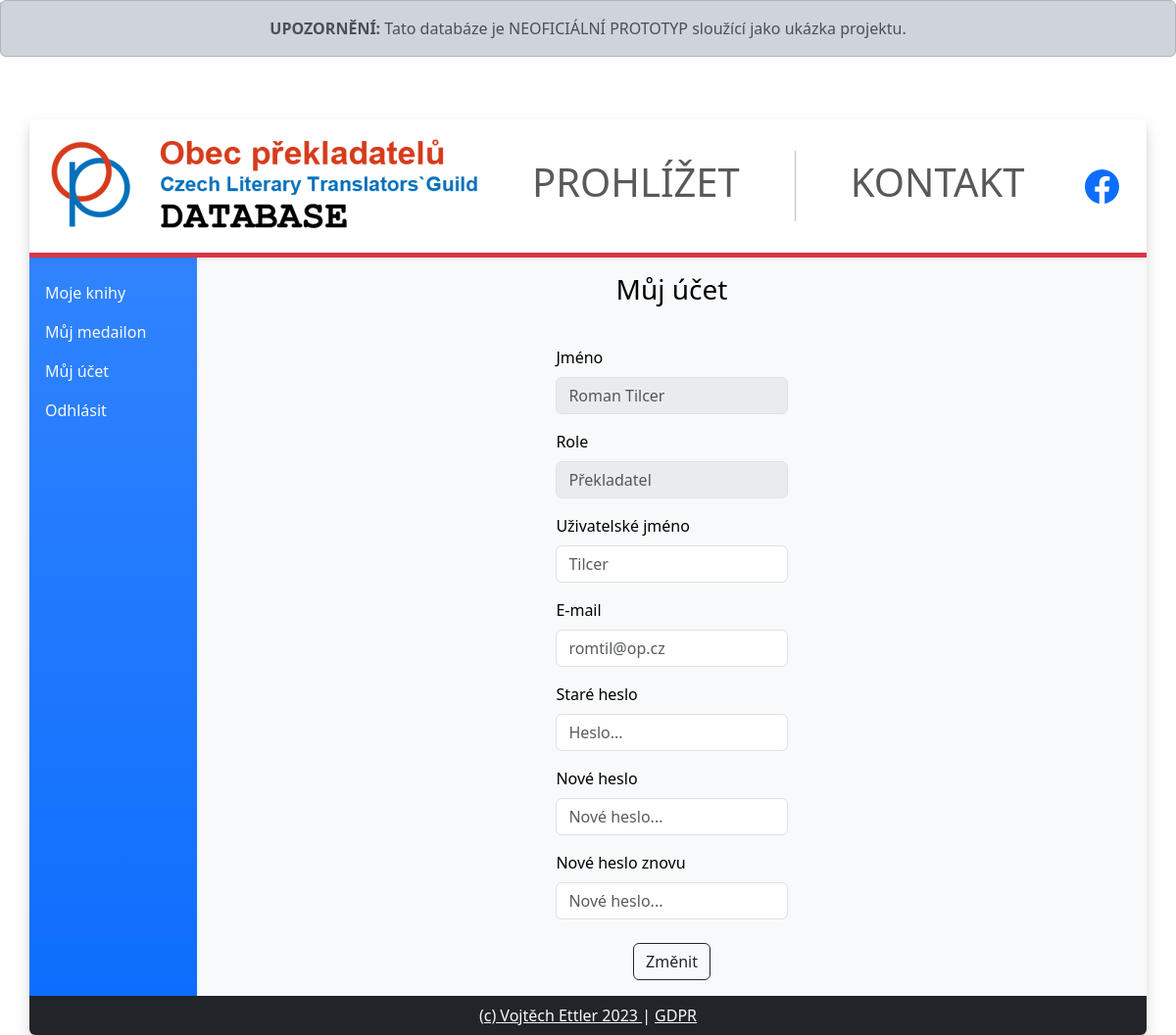
/my_account (signed in), run on the app's committed database.
### tables this page shows
CREATE TABLE "users" ("id" INTEGER PRIMARY KEY NOT NULL, "username" TEXT, "password" TEXT, "name" TEXT, email TEXT, "rights" INTEGER);

### app.py (the view)
@app.route("/my_account", methods=["GET", "POST"])
@login_required
def my_account():
    name, username, password, email, role = get_user_data(session["user_id"])
    if request.method == "POST":
        username = change_user_name(username, session["user_id"])
        email = change_user_email(email, session["user_id"])
        password = change_user_pass(password, session["user_id"])
        return render_template("my_account.html",
                               name=name, username=username,
                               email=email, role=role)
    else:
        return render_template("my_account.html",
                               name=name, username=username,
                               email=email, role=role)

### app.py (called while the page is built)
@app.after_request
def after_request(response):
    response.headers["Cache-Control"] = "no-cache, no-store, must-revalidate"
    response.headers["Expires"] = 0
    response.headers["Pragma"] = "no-cache"
    return response

### user.py (called while the page is built)
def get_user_data(user_id):
    name = db.execute("SELECT name FROM users WHERE id=?",
                      user_id)[0]["name"]
    username = db.execute("SELECT username FROM users WHERE id=?",
                          user_id)[0]["username"]
    password = db.execute("SELECT password FROM users WHERE id=?",
                          user_id)[0]["password"]
    email = db.execute("SELECT email FROM users WHERE id=?",
                       user_id)[0]["email"]
    if db.execute("SELECT rights FROM users WHERE id=?",
                  user_id)[0]["rights"] == 0:
        role = "Překladatel"
    else:
        role = "Administrátor"
    return name, username, password, email, role

def login_required(f):
    @wraps(f)
    def decorated_function(*args, **kwargs):
        if session.get("user_id") is None:
            flash("Musíte se přihlásit.")
            return redirect("/")
        return f(*args, **kwargs)
    return decorated_function

### templates/my_account.html (shortened to what this page needs)
{% extends "layout.html" %}
{% block search %}
    <h3 class="text-center mt-3">Můj účet</h3>
    <form class="mx-auto w-25 pt-3 pb-3" action="/my_account" method="post">
        <div class="mt-3">
            <label for="login_name" class="form-label">Jméno</label>
            <input name="login_name" type="text" class="form-control" id="login_name" placeholder="{{ name }}" disabled>
        </div>
        <div class="mt-3">
            <label for="role" class="form-label">Role</label>
            <input name="role" type="text" class="form-control" id="role" placeholder="{{ role }}" disabled>
        </div>
        <div class="mt-3">
            <label for="new_username" class="form-label">Uživatelské jméno</label>
            <input name="new_username" type="text" class="form-control" id="new_username" placeholder="{{ username }}">
        </div>
        <div class="mt-3">
            <label for="new_email" class="form-label">E-mail</label>
            <input name="new_email" type="text" class="form-control" id="new_email" placeholder="{{ email }}"
            data-bs-toggle="tooltip" data-bs-placement="left"
            title="E-mailová adresa musí být platná: cosi@domena.abc.">
        </div>
        <div class="mt-3">
            <label for="old_password" class="form-label">Staré heslo</label>
            <input name="old_password" type="password" class="form-control" id="old_password" placeholder="Heslo...">
        </div>
        <div class="mt-3">
            <label for="new_password" class="form-label">Nové heslo</label>
            <input name="new_password" type="password" class="form-control" id="new_password" placeholder="Nové heslo..."
            data-bs-toggle="tooltip" data-bs-placement="left"
            title="Heslo musí být dlouhé alespoň čtyři znaky a musí obsahovat alespoň jedno velké písmeno, jedno malé písmeno a jednu číslici.">
        </div>
        <div class="mt-3">
            <label for="new_password_conf" class="form-label">Nové heslo znovu</label>
            <input name="new_password_conf" type="password" class="form-control" id="new_password_conf" placeholder="Nové heslo...">
        </div>
        <div class="mt-4 text-center">
            <button type="submit" class="btn btn-outline-dark">
                Změnit
            </button>
        </div>
    </form>
{% endblock %}

### data on the page
users: login_name "Roman Tilcer", new_username "Tilcer", new_email "romtil@op.cz"
